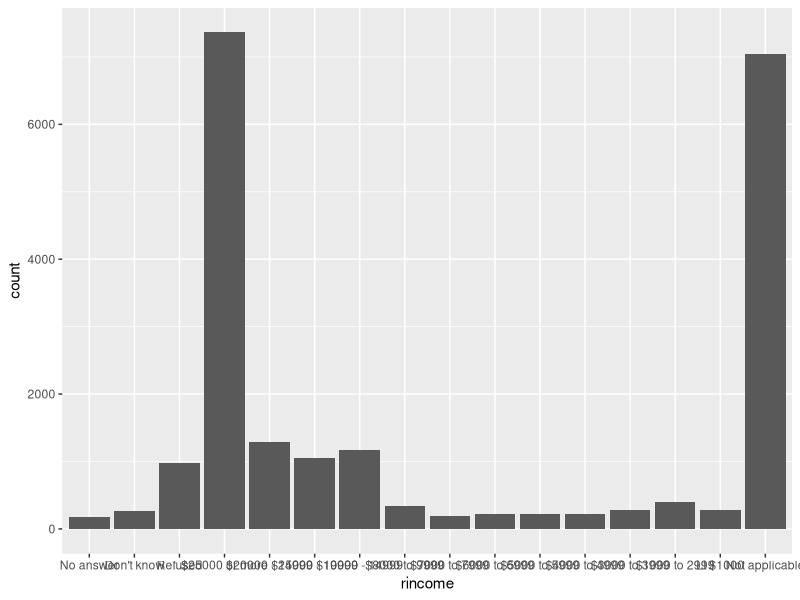
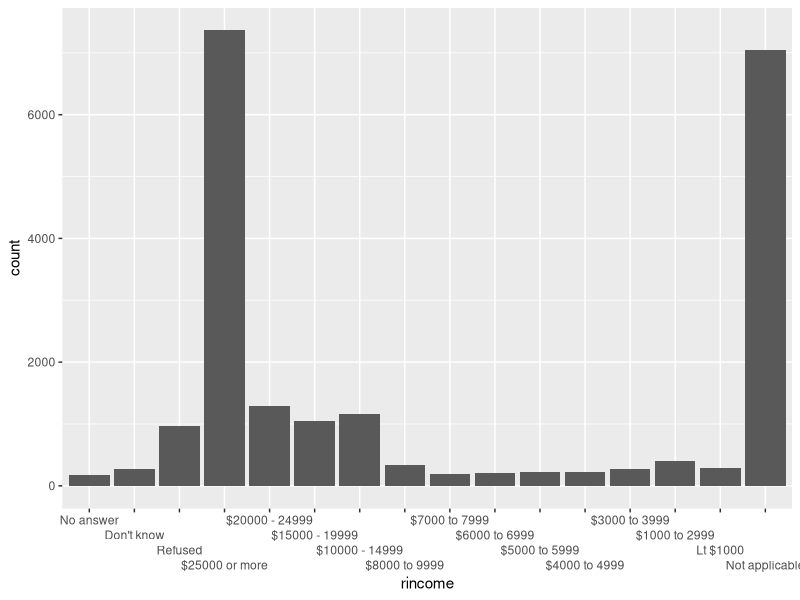
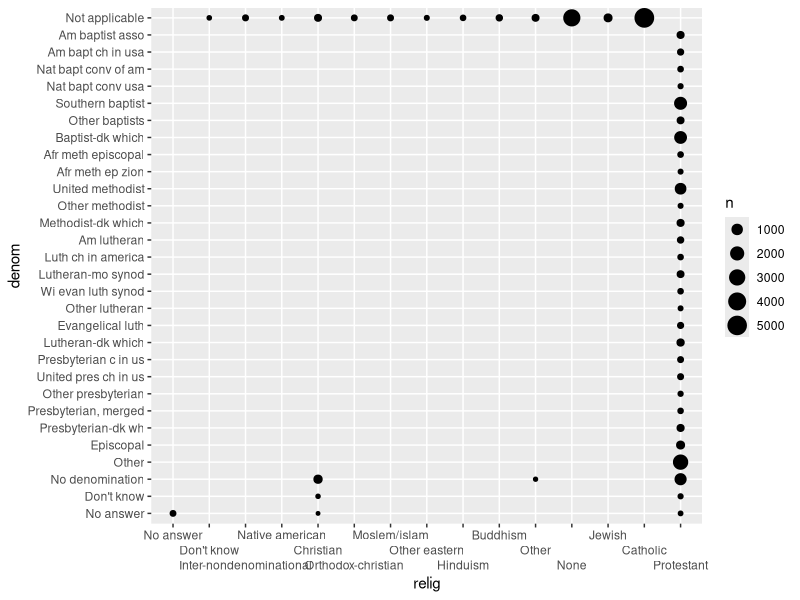
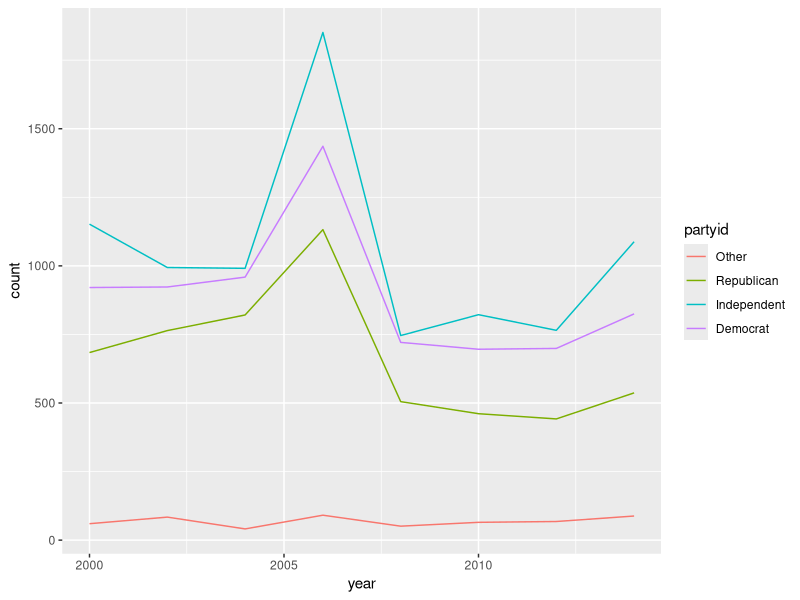

These figures' R source, in order:
## ---- chunk 1
knitr::opts_chunk$set(echo = TRUE)
## ---- chunk 2
library(tidyverse)
library(forcats)
## ---- chunk 3
ggplot(gss_cat, aes(rincome)) +
  geom_bar() 

ggplot(gss_cat, aes(rincome)) +
  geom_bar() +
  scale_x_discrete(guide = guide_axis(n.dodge=4))
## ---- chunk 4
religions_denoms <- gss_cat %>% 
  select(relig, denom) %>% 
  filter(!denom == "Not applicable") %>% 
  filter(!denom == "No denomination") %>% 
  filter(!denom == "No answer") %>% 
  filter(!denom == "Don't know") %>% 
  arrange(desc(relig))

religions_denoms1 <- gss_cat %>% 
  select(relig, denom) %>% 
  filter(!denom == "Not applicable") %>% 
  filter(!denom == "No denomination") %>% 
  filter(!denom == "No answer") %>% 
  filter(!denom == "Don't know") %>% 
  arrange((relig))


religions_denoms
religions_denoms1

ggplot(gss_cat, mapping = aes(relig, denom)) +
  geom_count() +
  scale_x_discrete(guide = guide_axis(n.dodge=3))
## ---- chunk 5
?gss_cat
## ---- chunk 6
gss_cat %>%
 mutate(partyid = fct_recode(partyid,
 "Republican" = "Strong republican",
 "Republican" = "Not str republican",
 "Independent" = "Ind,near rep",
 "Independent" = "Ind,near dem",
 "Democrat" = "Not str democrat",
 "Democrat" = "Strong democrat",
 "Other" = "No answer",
 "Other" = "Don't know",
 "Other" = "Other party"
 )) %>%
  group_by(partyid, year) %>% 
  summarize(count = n()) %>% 
  ggplot(aes(year, count, color = partyid)) +
  geom_line()
  

## ---- chunk 7
gss_cat %>% 
  mutate(rincome = fct_lump(rincome, n = 5)) %>% 
  count(rincome, sort = TRUE) %>% 
  print(n = Inf)
